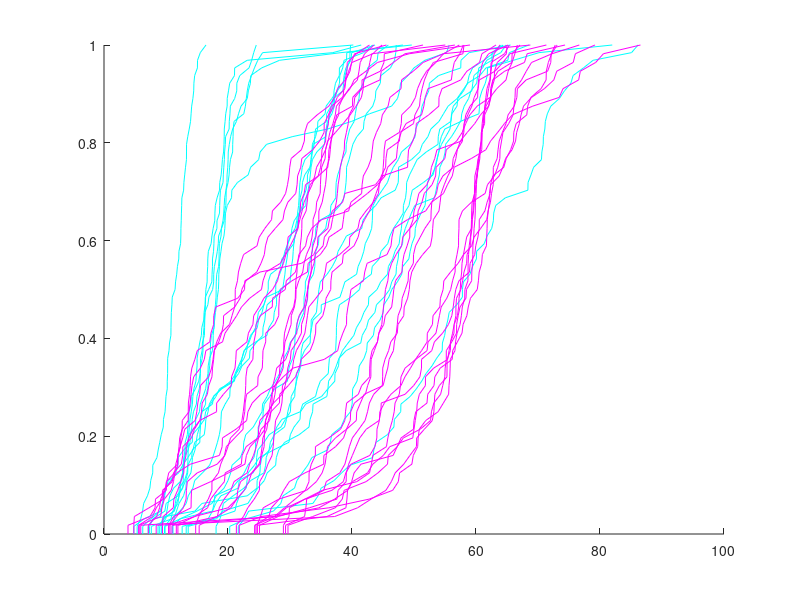

Here is the MATLAB script that generated this plot:
%% Supp Figure 1: Locomotion speed distributions for both datasets

load('behaviourSampling_dg.mat') % drifting gratings dataset

idg=0;
for isesh = 1:numel(sesh)
    % if isesh==13 | isesh==26
        % continue
    % end
    for itf = 1:5
        theseVals = sesh(isesh).allRun(:,:,itf);

        if any(~isnan(theseVals))
            idg=idg+1;
            isesh
            itf

            [f2,x2] = ecdf(theseVals(:));
            figure(990), hold on
            plot(x2,f2,'c')
           
        end
    end    
end


clear sesh
load('behaviourSampling_dm.mat') % dot motion dataset
idm=0;
for isesh = 1:numel(sesh)
    if any(~isnan(sesh(isesh).allRun(:)))
    for idir = 1:4

        theseVals = sesh(isesh).allRun(:,:,idir);
        if any(~isnan(theseVals))
        idm=idm+1;
            [f2,x2] = ecdf(theseVals(:));
            figure(990), hold on
            plot(x2,f2,'m')

        end
    end
    end
end
